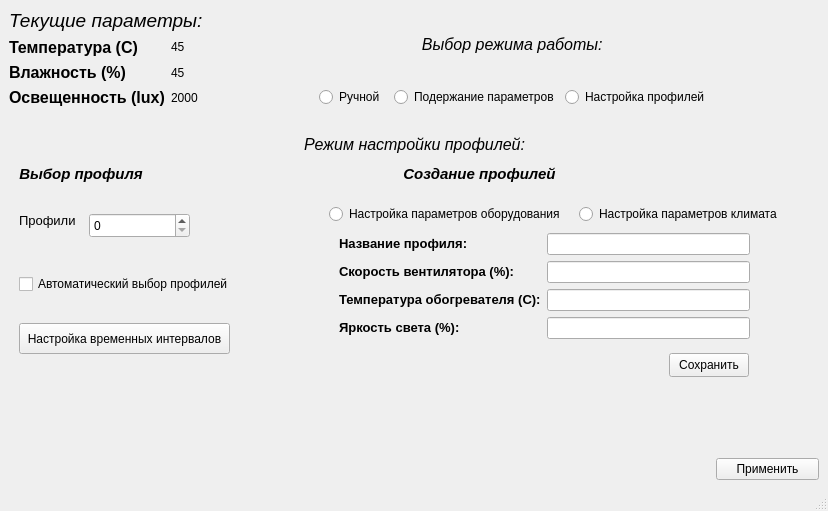
<?xml version="1.0" encoding="UTF-8"?>
<ui version="4.0">
 <class>MainWindow</class>
 <widget class="QMainWindow" name="MainWindow">
  <property name="geometry">
   <rect>
    <x>0</x>
    <y>0</y>
    <width>828</width>
    <height>511</height>
   </rect>
  </property>
  <property name="windowTitle">
   <string>MainWindow</string>
  </property>
  <widget class="QWidget" name="centralwidget">
   <layout class="QGridLayout" name="gridLayout_2">
    <item row="1" column="1">
     <spacer name="horizontalSpacer_4">
      <property name="orientation">
       <enum>Qt::Horizontal</enum>
      </property>
      <property name="sizeHint" stdset="0">
       <size>
        <width>40</width>
        <height>20</height>
       </size>
      </property>
     </spacer>
    </item>
    <item row="1" column="2">
     <layout class="QVBoxLayout" name="verticalLayout_5">
      <item>
       <widget class="QLabel" name="label_4">
        <property name="text">
         <string>&lt;html&gt;&lt;head/&gt;&lt;body&gt;&lt;p align=&quot;center&quot;&gt;&lt;span style=&quot; font-size:12pt; font-style:italic;&quot;&gt;Выбор режима работы: &lt;/span&gt;&lt;/p&gt;&lt;/body&gt;&lt;/html&gt;</string>
        </property>
       </widget>
      </item>
      <item>
       <layout class="QHBoxLayout" name="horizontalLayout">
        <item>
         <widget class="QRadioButton" name="radioButton_manual">
          <property name="enabled">
           <bool>true</bool>
          </property>
          <property name="text">
           <string>Ручной </string>
          </property>
         </widget>
        </item>
        <item>
         <widget class="QRadioButton" name="radioButton_param">
          <property name="enabled">
           <bool>true</bool>
          </property>
          <property name="text">
           <string>Подержание параметров</string>
          </property>
         </widget>
        </item>
        <item>
         <widget class="QRadioButton" name="radioButton_profile">
          <property name="enabled">
           <bool>true</bool>
          </property>
          <property name="text">
           <string>Настройка профилей</string>
          </property>
         </widget>
        </item>
       </layout>
      </item>
     </layout>
    </item>
    <item row="3" column="0" colspan="3">
     <spacer name="horizontalSpacer">
      <property name="orientation">
       <enum>Qt::Horizontal</enum>
      </property>
      <property name="sizeHint" stdset="0">
       <size>
        <width>699</width>
        <height>21</height>
       </size>
      </property>
     </spacer>
    </item>
    <item row="0" column="0">
     <spacer name="verticalSpacer_2">
      <property name="orientation">
       <enum>Qt::Vertical</enum>
      </property>
      <property name="sizeType">
       <enum>QSizePolicy::Fixed</enum>
      </property>
      <property name="sizeHint" stdset="0">
       <size>
        <width>0</width>
        <height>0</height>
       </size>
      </property>
     </spacer>
    </item>
    <item row="3" column="3">
     <widget class="QPushButton" name="pushButton">
      <property name="text">
       <string>Применить</string>
      </property>
     </widget>
    </item>
    <item row="1" column="0">
     <layout class="QVBoxLayout" name="verticalLayout_4">
      <item>
       <widget class="QLabel" name="label_7">
        <property name="text">
         <string>&lt;html&gt;&lt;head/&gt;&lt;body&gt;&lt;p&gt;&lt;span style=&quot; font-size:14pt; font-style:italic;&quot;&gt;Текущие параметры:&lt;/span&gt;&lt;/p&gt;&lt;/body&gt;&lt;/html&gt;</string>
        </property>
       </widget>
      </item>
      <item>
       <layout class="QFormLayout" name="formLayout_2">
        <item row="0" column="0">
         <layout class="QVBoxLayout" name="verticalLayout_2">
          <item>
           <widget class="QLabel" name="label_2">
            <property name="text">
             <string>&lt;html&gt;&lt;head/&gt;&lt;body&gt;&lt;p&gt;&lt;span style=&quot; font-size:12pt; font-weight:700;&quot;&gt;Температура (С)&lt;/span&gt;&lt;/p&gt;&lt;/body&gt;&lt;/html&gt;</string>
            </property>
           </widget>
          </item>
          <item>
           <widget class="QLabel" name="label_3">
            <property name="text">
             <string>&lt;html&gt;&lt;head/&gt;&lt;body&gt;&lt;p&gt;&lt;span style=&quot; font-size:12pt; font-weight:700;&quot;&gt;Влажность (%)&lt;/span&gt;&lt;/p&gt;&lt;/body&gt;&lt;/html&gt;</string>
            </property>
           </widget>
          </item>
          <item>
           <widget class="QLabel" name="label">
            <property name="text">
             <string>&lt;html&gt;&lt;head/&gt;&lt;body&gt;&lt;p&gt;&lt;span style=&quot; font-size:12pt; font-weight:700;&quot;&gt;Освещенность (lux)&lt;/span&gt;&lt;/p&gt;&lt;/body&gt;&lt;/html&gt;</string>
            </property>
           </widget>
          </item>
         </layout>
        </item>
        <item row="0" column="1">
         <layout class="QVBoxLayout" name="verticalLayout_3">
          <item>
           <widget class="QLabel" name="temp_label">
            <property name="text">
             <string>&lt;html&gt;&lt;head/&gt;&lt;body&gt;&lt;p&gt;45&lt;/p&gt;&lt;/body&gt;&lt;/html&gt;</string>
            </property>
           </widget>
          </item>
          <item>
           <widget class="QLabel" name="wet_label">
            <property name="text">
             <string>45</string>
            </property>
           </widget>
          </item>
          <item>
           <widget class="QLabel" name="illum_label">
            <property name="text">
             <string>2000</string>
            </property>
           </widget>
          </item>
         </layout>
        </item>
       </layout>
      </item>
     </layout>
    </item>
    <item row="1" column="3">
     <spacer name="horizontalSpacer_5">
      <property name="orientation">
       <enum>Qt::Horizontal</enum>
      </property>
      <property name="sizeHint" stdset="0">
       <size>
        <width>40</width>
        <height>20</height>
       </size>
      </property>
     </spacer>
    </item>
    <item row="2" column="0" colspan="4">
     <widget class="QStackedWidget" name="setting_operating_mode_w">
      <property name="currentIndex">
       <number>2</number>
      </property>
      <widget class="QWidget" name="manual_page">
       <widget class="QWidget" name="formLayoutWidget">
        <property name="geometry">
         <rect>
          <x>170</x>
          <y>100</y>
          <width>491</width>
          <height>91</height>
         </rect>
        </property>
        <layout class="QFormLayout" name="formLayout_3">
         <item row="0" column="0">
          <widget class="QLabel" name="label_6">
           <property name="text">
            <string>&lt;html&gt;&lt;head/&gt;&lt;body&gt;&lt;p&gt;&lt;span style=&quot; font-size:10pt; font-weight:700;&quot;&gt;Скорость вентилятора (%)&lt;/span&gt;&lt;/p&gt;&lt;/body&gt;&lt;/html&gt;</string>
           </property>
          </widget>
         </item>
         <item row="0" column="1">
          <widget class="QLineEdit" name="lineEdit"/>
         </item>
         <item row="1" column="0">
          <widget class="QLabel" name="label_8">
           <property name="text">
            <string>&lt;html&gt;&lt;head/&gt;&lt;body&gt;&lt;p&gt;&lt;span style=&quot; font-size:10pt; font-weight:700;&quot;&gt;Температура обогревателя (С)&lt;/span&gt;&lt;/p&gt;&lt;/body&gt;&lt;/html&gt;</string>
           </property>
          </widget>
         </item>
         <item row="1" column="1">
          <widget class="QLineEdit" name="lineEdit_2"/>
         </item>
         <item row="2" column="0">
          <widget class="QLabel" name="label_9">
           <property name="text">
            <string>&lt;html&gt;&lt;head/&gt;&lt;body&gt;&lt;p&gt;&lt;span style=&quot; font-size:10pt; font-weight:700;&quot;&gt;Яркость света (%)&lt;/span&gt;&lt;/p&gt;&lt;/body&gt;&lt;/html&gt;</string>
           </property>
          </widget>
         </item>
         <item row="2" column="1">
          <widget class="QLineEdit" name="lineEdit_3"/>
         </item>
        </layout>
       </widget>
       <widget class="QWidget" name="">
        <property name="geometry">
         <rect>
          <x>10</x>
          <y>30</y>
          <width>791</width>
          <height>24</height>
         </rect>
        </property>
        <layout class="QHBoxLayout" name="horizontalLayout_2">
         <item>
          <spacer name="horizontalSpacer_2">
           <property name="orientation">
            <enum>Qt::Horizontal</enum>
           </property>
           <property name="sizeHint" stdset="0">
            <size>
             <width>198</width>
             <height>20</height>
            </size>
           </property>
          </spacer>
         </item>
         <item>
          <widget class="QLabel" name="label_5">
           <property name="text">
            <string>&lt;html&gt;&lt;head/&gt;&lt;body&gt;&lt;p align=&quot;center&quot;&gt;&lt;span style=&quot; font-size:12pt; font-style:italic;&quot;&gt;Управление в ручном режиме:&lt;/span&gt;&lt;/p&gt;&lt;/body&gt;&lt;/html&gt;</string>
           </property>
          </widget>
         </item>
         <item>
          <spacer name="horizontalSpacer_3">
           <property name="orientation">
            <enum>Qt::Horizontal</enum>
           </property>
           <property name="sizeHint" stdset="0">
            <size>
             <width>188</width>
             <height>20</height>
            </size>
           </property>
          </spacer>
         </item>
        </layout>
       </widget>
      </widget>
      <widget class="QWidget" name="param_page">
       <widget class="QWidget" name="layoutWidget">
        <property name="geometry">
         <rect>
          <x>20</x>
          <y>30</y>
          <width>791</width>
          <height>24</height>
         </rect>
        </property>
        <layout class="QHBoxLayout" name="horizontalLayout_3">
         <item>
          <spacer name="horizontalSpacer_6">
           <property name="orientation">
            <enum>Qt::Horizontal</enum>
           </property>
           <property name="sizeHint" stdset="0">
            <size>
             <width>198</width>
             <height>20</height>
            </size>
           </property>
          </spacer>
         </item>
         <item>
          <widget class="QLabel" name="label_10">
           <property name="text">
            <string>&lt;html&gt;&lt;head/&gt;&lt;body&gt;&lt;p align=&quot;center&quot;&gt;&lt;span style=&quot; font-size:12pt; font-style:italic;&quot;&gt;Режим поддержания параметров&lt;/span&gt;&lt;/p&gt;&lt;/body&gt;&lt;/html&gt;</string>
           </property>
          </widget>
         </item>
         <item>
          <spacer name="horizontalSpacer_7">
           <property name="orientation">
            <enum>Qt::Horizontal</enum>
           </property>
           <property name="sizeHint" stdset="0">
            <size>
             <width>188</width>
             <height>20</height>
            </size>
           </property>
          </spacer>
         </item>
        </layout>
       </widget>
       <widget class="QWidget" name="formLayoutWidget_2">
        <property name="geometry">
         <rect>
          <x>209</x>
          <y>110</y>
          <width>411</width>
          <height>111</height>
         </rect>
        </property>
        <layout class="QFormLayout" name="formLayout_4">
         <item row="0" column="0">
          <widget class="QLabel" name="label_11">
           <property name="text">
            <string>&lt;html&gt;&lt;head/&gt;&lt;body&gt;&lt;p&gt;&lt;span style=&quot; font-size:10pt; font-weight:700;&quot;&gt;Температура (С):&lt;/span&gt;&lt;/p&gt;&lt;/body&gt;&lt;/html&gt;</string>
           </property>
          </widget>
         </item>
         <item row="0" column="1">
          <widget class="QSpinBox" name="spinBox"/>
         </item>
         <item row="1" column="0">
          <widget class="QLabel" name="label_12">
           <property name="text">
            <string>&lt;html&gt;&lt;head/&gt;&lt;body&gt;&lt;p&gt;&lt;span style=&quot; font-size:10pt; font-weight:700;&quot;&gt;Влажность (%):&lt;/span&gt;&lt;/p&gt;&lt;/body&gt;&lt;/html&gt;</string>
           </property>
          </widget>
         </item>
         <item row="1" column="1">
          <widget class="QSpinBox" name="spinBox_2"/>
         </item>
         <item row="2" column="0">
          <widget class="QLabel" name="label_13">
           <property name="text">
            <string>&lt;html&gt;&lt;head/&gt;&lt;body&gt;&lt;p&gt;&lt;span style=&quot; font-size:10pt; font-weight:700;&quot;&gt;Освещенность (lux):&lt;/span&gt;&lt;/p&gt;&lt;/body&gt;&lt;/html&gt;</string>
           </property>
          </widget>
         </item>
         <item row="2" column="1">
          <widget class="QSpinBox" name="spinBox_3"/>
         </item>
        </layout>
       </widget>
       <widget class="QLabel" name="label_15">
        <property name="geometry">
         <rect>
          <x>220</x>
          <y>70</y>
          <width>411</width>
          <height>16</height>
         </rect>
        </property>
        <property name="text">
         <string>&lt;html&gt;&lt;head/&gt;&lt;body&gt;&lt;p&gt;&lt;span style=&quot; font-size:10pt; font-weight:700;&quot;&gt;Введите необходимые параметры для поддержания климата&lt;/span&gt;&lt;/p&gt;&lt;/body&gt;&lt;/html&gt;</string>
        </property>
       </widget>
      </widget>
      <widget class="QWidget" name="profile_page">
       <widget class="QWidget" name="layoutWidget_2">
        <property name="geometry">
         <rect>
          <x>10</x>
          <y>20</y>
          <width>791</width>
          <height>24</height>
         </rect>
        </property>
        <layout class="QHBoxLayout" name="horizontalLayout_4">
         <item>
          <spacer name="horizontalSpacer_8">
           <property name="orientation">
            <enum>Qt::Horizontal</enum>
           </property>
           <property name="sizeHint" stdset="0">
            <size>
             <width>198</width>
             <height>20</height>
            </size>
           </property>
          </spacer>
         </item>
         <item>
          <widget class="QLabel" name="label_14">
           <property name="text">
            <string>&lt;html&gt;&lt;head/&gt;&lt;body&gt;&lt;p align=&quot;center&quot;&gt;&lt;span style=&quot; font-size:12pt; font-style:italic;&quot;&gt;Режим настройки профилей:&lt;/span&gt;&lt;/p&gt;&lt;/body&gt;&lt;/html&gt;</string>
           </property>
          </widget>
         </item>
         <item>
          <spacer name="horizontalSpacer_9">
           <property name="orientation">
            <enum>Qt::Horizontal</enum>
           </property>
           <property name="sizeHint" stdset="0">
            <size>
             <width>188</width>
             <height>20</height>
            </size>
           </property>
          </spacer>
         </item>
        </layout>
       </widget>
       <widget class="QLabel" name="label_18">
        <property name="geometry">
         <rect>
          <x>10</x>
          <y>100</y>
          <width>61</width>
          <height>16</height>
         </rect>
        </property>
        <property name="text">
         <string>&lt;html&gt;&lt;head/&gt;&lt;body&gt;&lt;p&gt;&lt;span style=&quot; font-size:10pt;&quot;&gt;Профили&lt;/span&gt;&lt;/p&gt;&lt;/body&gt;&lt;/html&gt;</string>
        </property>
       </widget>
       <widget class="QSpinBox" name="spinBox_4">
        <property name="geometry">
         <rect>
          <x>80</x>
          <y>100</y>
          <width>101</width>
          <height>25</height>
         </rect>
        </property>
       </widget>
       <widget class="QCheckBox" name="checkBox">
        <property name="geometry">
         <rect>
          <x>10</x>
          <y>160</y>
          <width>211</width>
          <height>22</height>
         </rect>
        </property>
        <property name="text">
         <string>Автоматический выбор профилей</string>
        </property>
       </widget>
       <widget class="QPushButton" name="pushButton_2">
        <property name="geometry">
         <rect>
          <x>10</x>
          <y>210</y>
          <width>211</width>
          <height>31</height>
         </rect>
        </property>
        <property name="text">
         <string>Настройка временных интервалов</string>
        </property>
       </widget>
       <widget class="QRadioButton" name="radioButton_setting_param">
        <property name="geometry">
         <rect>
          <x>320</x>
          <y>90</y>
          <width>241</width>
          <height>22</height>
         </rect>
        </property>
        <property name="text">
         <string>Настройка параметров оборудования</string>
        </property>
       </widget>
       <widget class="QRadioButton" name="radioButton_setting_climat">
        <property name="geometry">
         <rect>
          <x>570</x>
          <y>90</y>
          <width>221</width>
          <height>22</height>
         </rect>
        </property>
        <property name="text">
         <string>Настройка параметров климата</string>
        </property>
       </widget>
       <widget class="QStackedWidget" name="settings_profile_w">
        <property name="geometry">
         <rect>
          <x>320</x>
          <y>110</y>
          <width>441</width>
          <height>161</height>
         </rect>
        </property>
        <property name="currentIndex">
         <number>0</number>
        </property>
        <widget class="QWidget" name="page">
         <widget class="QWidget" name="formLayoutWidget_3">
          <property name="geometry">
           <rect>
            <x>10</x>
            <y>10</y>
            <width>411</width>
            <height>116</height>
           </rect>
          </property>
          <layout class="QFormLayout" name="formLayout_5">
           <item row="1" column="0">
            <widget class="QLabel" name="label_19">
             <property name="text">
              <string>&lt;html&gt;&lt;head/&gt;&lt;body&gt;&lt;p&gt;&lt;span style=&quot; font-size:10pt; font-weight:700;&quot;&gt;Скорость вентилятора (%):&lt;/span&gt;&lt;/p&gt;&lt;/body&gt;&lt;/html&gt;</string>
             </property>
            </widget>
           </item>
           <item row="1" column="1">
            <widget class="QLineEdit" name="lineEdit_4"/>
           </item>
           <item row="2" column="0">
            <widget class="QLabel" name="label_20">
             <property name="text">
              <string>&lt;html&gt;&lt;head/&gt;&lt;body&gt;&lt;p&gt;&lt;span style=&quot; font-size:10pt; font-weight:700;&quot;&gt;Температура обогревателя (С):&lt;/span&gt;&lt;/p&gt;&lt;/body&gt;&lt;/html&gt;</string>
             </property>
            </widget>
           </item>
           <item row="2" column="1">
            <widget class="QLineEdit" name="lineEdit_5"/>
           </item>
           <item row="3" column="0">
            <widget class="QLabel" name="label_21">
             <property name="text">
              <string>&lt;html&gt;&lt;head/&gt;&lt;body&gt;&lt;p&gt;&lt;span style=&quot; font-size:10pt; font-weight:700;&quot;&gt;Яркость света (%):&lt;/span&gt;&lt;/p&gt;&lt;/body&gt;&lt;/html&gt;</string>
             </property>
            </widget>
           </item>
           <item row="3" column="1">
            <widget class="QLineEdit" name="lineEdit_6"/>
           </item>
           <item row="0" column="1">
            <widget class="QLineEdit" name="lineEdit_7"/>
           </item>
           <item row="0" column="0">
            <widget class="QLabel" name="label_25">
             <property name="text">
              <string>&lt;html&gt;&lt;head/&gt;&lt;body&gt;&lt;p&gt;&lt;span style=&quot; font-size:10pt; font-weight:700;&quot;&gt;Название профиля:&lt;/span&gt;&lt;/p&gt;&lt;/body&gt;&lt;/html&gt;</string>
             </property>
            </widget>
           </item>
          </layout>
         </widget>
         <widget class="QPushButton" name="pushButton_3">
          <property name="geometry">
           <rect>
            <x>340</x>
            <y>130</y>
            <width>80</width>
            <height>24</height>
           </rect>
          </property>
          <property name="text">
           <string>Сохранить</string>
          </property>
         </widget>
        </widget>
        <widget class="QWidget" name="page_4">
         <widget class="QWidget" name="formLayoutWidget_4">
          <property name="geometry">
           <rect>
            <x>10</x>
            <y>10</y>
            <width>411</width>
            <height>119</height>
           </rect>
          </property>
          <layout class="QFormLayout" name="formLayout_6">
           <item row="1" column="0">
            <widget class="QLabel" name="label_22">
             <property name="text">
              <string>&lt;html&gt;&lt;head/&gt;&lt;body&gt;&lt;p&gt;&lt;span style=&quot; font-size:10pt; font-weight:700;&quot;&gt;Температура (С):&lt;/span&gt;&lt;/p&gt;&lt;/body&gt;&lt;/html&gt;</string>
             </property>
            </widget>
           </item>
           <item row="1" column="1">
            <widget class="QSpinBox" name="spinBox_5"/>
           </item>
           <item row="2" column="0">
            <widget class="QLabel" name="label_23">
             <property name="text">
              <string>&lt;html&gt;&lt;head/&gt;&lt;body&gt;&lt;p&gt;&lt;span style=&quot; font-size:10pt; font-weight:700;&quot;&gt;Влажность (%):&lt;/span&gt;&lt;/p&gt;&lt;/body&gt;&lt;/html&gt;</string>
             </property>
            </widget>
           </item>
           <item row="2" column="1">
            <widget class="QSpinBox" name="spinBox_6"/>
           </item>
           <item row="3" column="0">
            <widget class="QLabel" name="label_24">
             <property name="text">
              <string>&lt;html&gt;&lt;head/&gt;&lt;body&gt;&lt;p&gt;&lt;span style=&quot; font-size:10pt; font-weight:700;&quot;&gt;Освещенность (lux):&lt;/span&gt;&lt;/p&gt;&lt;/body&gt;&lt;/html&gt;</string>
             </property>
            </widget>
           </item>
           <item row="3" column="1">
            <widget class="QSpinBox" name="spinBox_7"/>
           </item>
           <item row="0" column="1">
            <widget class="QLineEdit" name="lineEdit_8"/>
           </item>
           <item row="0" column="0">
            <widget class="QLabel" name="label_26">
             <property name="text">
              <string>&lt;html&gt;&lt;head/&gt;&lt;body&gt;&lt;p&gt;&lt;span style=&quot; font-size:10pt; font-weight:700;&quot;&gt;Название профиля:&lt;/span&gt;&lt;/p&gt;&lt;/body&gt;&lt;/html&gt;</string>
             </property>
            </widget>
           </item>
          </layout>
         </widget>
         <widget class="QPushButton" name="pushButton_4">
          <property name="geometry">
           <rect>
            <x>340</x>
            <y>130</y>
            <width>80</width>
            <height>24</height>
           </rect>
          </property>
          <property name="text">
           <string>Сохранить</string>
          </property>
         </widget>
        </widget>
       </widget>
       <widget class="QWidget" name="">
        <property name="geometry">
         <rect>
          <x>10</x>
          <y>50</y>
          <width>791</width>
          <height>22</height>
         </rect>
        </property>
        <layout class="QHBoxLayout" name="horizontalLayout_5">
         <item>
          <widget class="QLabel" name="label_17">
           <property name="text">
            <string>&lt;html&gt;&lt;head/&gt;&lt;body&gt;&lt;p align=&quot;center&quot;&gt;&lt;span style=&quot; font-size:11pt; font-weight:700; font-style:italic;&quot;&gt;Выбор профиля&lt;/span&gt;&lt;/p&gt;&lt;/body&gt;&lt;/html&gt;</string>
           </property>
          </widget>
         </item>
         <item>
          <spacer name="horizontalSpacer_10">
           <property name="orientation">
            <enum>Qt::Horizontal</enum>
           </property>
           <property name="sizeHint" stdset="0">
            <size>
             <width>40</width>
             <height>20</height>
            </size>
           </property>
          </spacer>
         </item>
         <item>
          <widget class="QLabel" name="label_16">
           <property name="text">
            <string>&lt;html&gt;&lt;head/&gt;&lt;body&gt;&lt;p align=&quot;center&quot;&gt;&lt;span style=&quot; font-size:11pt; font-weight:700; font-style:italic;&quot;&gt;Создание профилей&lt;/span&gt;&lt;/p&gt;&lt;/body&gt;&lt;/html&gt;</string>
           </property>
          </widget>
         </item>
         <item>
          <spacer name="horizontalSpacer_12">
           <property name="orientation">
            <enum>Qt::Horizontal</enum>
           </property>
           <property name="sizeHint" stdset="0">
            <size>
             <width>40</width>
             <height>20</height>
            </size>
           </property>
          </spacer>
         </item>
        </layout>
       </widget>
      </widget>
     </widget>
    </item>
   </layout>
  </widget>
  <widget class="QMenuBar" name="menubar">
   <property name="geometry">
    <rect>
     <x>0</x>
     <y>0</y>
     <width>828</width>
     <height>21</height>
    </rect>
   </property>
  </widget>
  <widget class="QStatusBar" name="statusbar"/>
 </widget>
 <resources/>
 <connections/>
</ui>
